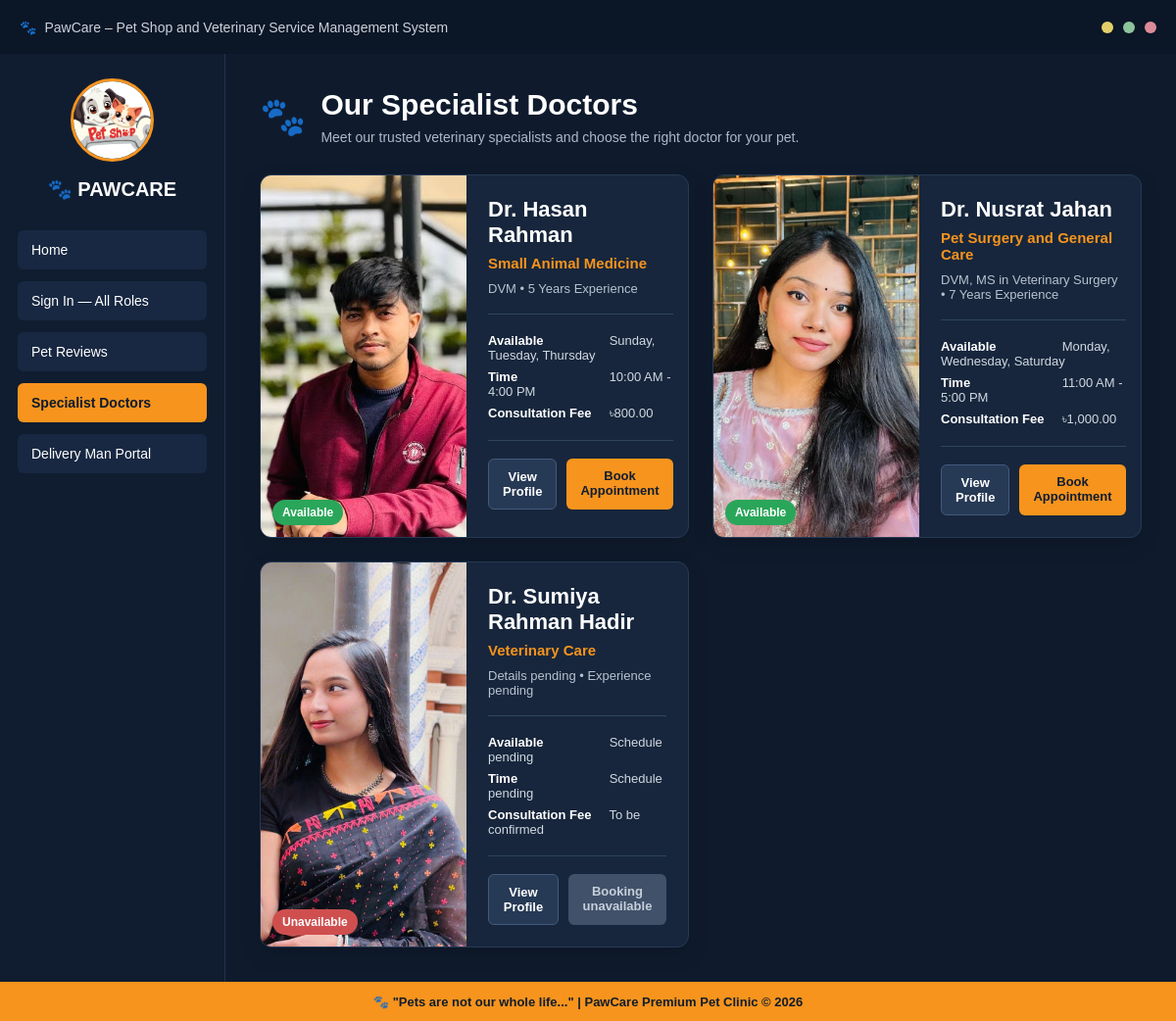
Screenshot of /index.php?page=specialist_doctors with the database file from the repository.
### tables this page shows
CREATE TABLE `doctors` (
  `doctor_id` int(11) NOT NULL,
  `user_id` int(11) NOT NULL,
  `specialization` varchar(100) NOT NULL,
  `qualification` varchar(150) DEFAULT NULL,
  `experience_years` int(11) DEFAULT 0,
  `consultation_fee` decimal(10,2) DEFAULT 0.00,
  `available_days` varchar(100) DEFAULT NULL,
  `available_time` varchar(100) DEFAULT NULL,
  `bio` text DEFAULT NULL,
  `status` enum('Available','Unavailable') DEFAULT 'Available',
  `created_at` timestamp NOT NULL DEFAULT current_timestamp(),
  `updated_at` timestamp NOT NULL DEFAULT current_timestamp() ON UPDATE current_timestamp()
);

CREATE TABLE `users` (
  `user_id` int(11) NOT NULL,
  `full_name` varchar(100) NOT NULL,
  `username` varchar(50) NOT NULL,
  `email` varchar(100) NOT NULL,
  `phone` varchar(20) DEFAULT NULL,
  `gender` enum('Male','Female','Other') DEFAULT NULL,
  `password` varchar(255) NOT NULL,
  `role` enum('admin','customer','doctor','delivery') NOT NULL,
  `profile_image` varchar(255) DEFAULT 'default.png',
  `address` text DEFAULT NULL,
  `status` enum('active','inactive') DEFAULT 'active',
  `created_at` timestamp NOT NULL DEFAULT current_timestamp(),
  `updated_at` timestamp NOT NULL DEFAULT current_timestamp() ON UPDATE current_timestamp()
);

### controllers/public_controller.php (called while the page is built, shortened)
<?php
require_once __DIR__ . '/../helpers/helpers.php';
require_once __DIR__ . '/../models/doctor_model.php';
function specialist_doctors_controller($conn) {
    $doctors = list_public_doctors($conn);
    require __DIR__ . '/../views/public/specialist_doctors.php';
}

### helpers/helpers.php (called while the page is built, shortened)
<?php
function route_url($page, $query = "") {
    $directory = str_replace("\\", "/", dirname($_SERVER["SCRIPT_NAME"]));
    $role = basename($directory);
    $url = rtrim($directory, "/") . "/index.php?page=" . urlencode($page);
    return $url;
}
function profile_image_file($filename) {
    $name = basename(str_replace('\\', '/', trim((string)$filename)));
    return $name;
}

### models/doctor_model.php (called while the page is built, shortened)
<?php
function list_public_doctors($conn) {
    $doctors = [];
    $sql = "SELECT d.doctor_id, d.specialization, d.qualification, d.experience_years, d.consultation_fee, d.available_days, d.available_time, d.bio, d.status, u.full_name, u.profile_image FROM doctors d JOIN users u ON d.user_id = u.user_id WHERE u.status = 'active' ORDER BY d.doctor_id ASC";
    $result = mysqli_query($conn, $sql);
    if ($result) {
        while ($row = mysqli_fetch_assoc($result)) {
            $doctors[] = $row;
        }
    }
    return $doctors;
}

### views/public/specialist_doctors.php (the view, shortened to what this page needs)
<!DOCTYPE html>
<html lang="en">
<head>
    <link rel="stylesheet" href="assets/css/style.css">
    <link rel="stylesheet" href="assets/css/specialist-doctors.css">
</head>
<body class="specialist-page">
<header class="top-bar">
    <div class="top-brand">
        <span class="brand-icon">🐾</span>
        <span>PawCare – Pet Shop and Veterinary Service Management System</span>
    </div>
    <div class="window-dots">
        <span></span>
        <span></span>
        <span></span>
    </div>
</header>
<main class="doctor-container">
    <aside class="doctor-sidebar">
        <div class="sidebar-brand">
            <img src="assets/images/petLogo.jpeg" alt="PawCare Logo" class="sidebar-logo">
            <h2>🐾 PAWCARE</h2>
        </div>
        <nav class="sidebar-menu">
            <a href="<?php echo htmlspecialchars(route_url("home")); ?>" class="menu-btn">Home</a>
            <a href="<?php echo htmlspecialchars(route_url("login")); ?>" class="menu-btn">
                Sign In — All Roles
            </a>
            <a href="<?php echo htmlspecialchars(route_url("pet_reviews")); ?>" class="menu-btn">
                Pet Reviews
            </a>
            <a href="<?php echo htmlspecialchars(route_url("specialist_doctors")); ?>" class="menu-btn active">
                Specialist Doctors
            </a>
            <a href="<?php echo htmlspecialchars(route_url("delivery/index")); ?>" class="menu-btn">
                Delivery Man Portal
            </a>
        </nav>
    </aside>
    <section class="doctor-content">
        <div class="doctor-heading">
            <span>🐾</span>
            <div>
                <h1>Our Specialist Doctors</h1>
                <p>Meet our trusted veterinary specialists and choose the right doctor for your pet.</p>
            </div>
        </div>
        <div class="doctor-grid">
            <?php if (!empty($doctors)): ?>
                <?php foreach ($doctors as $doctor): ?>
                    <?php
                    $profile_image = trim($doctor["profile_image"] ?? "");
                    ?>
                    <article class="doctor-card">
                        <div class="doctor-photo">
                            <img
                                src="assets/uploads/profiles/<?php echo htmlspecialchars(profile_image_file($profile_image)); ?>"
                                onerror="this.onerror=null; this.src='assets/uploads/profiles/default.svg';"
                                alt="<?php echo htmlspecialchars($doctor["full_name"]); ?>"
                            >
                            <span class="availability <?php echo strtolower($doctor["status"]); ?>">
                                <?php echo htmlspecialchars($doctor["status"]); ?>
                            </span>
                        </div>
                        <div class="doctor-info">
                            <h2>
                                <?php echo htmlspecialchars($doctor["full_name"]); ?>
                            </h2>
                            <h4>
                                <?php echo htmlspecialchars($doctor["specialization"]); ?>
                            </h4>
                            <p class="qualification">
                                <?php echo htmlspecialchars($doctor["qualification"]); ?>
                                •
                                <?php if ((int)$doctor["experience_years"] > 0): ?>
                                    <?php echo (int)$doctor["experience_years"]; ?> Years Experience
                                <?php else: ?>
                                    Experience pending
                                <?php endif; ?>
                            </p>
                            <div class="doctor-details">
                                <p>
                                    <strong>Available</strong>
                                    <?php echo htmlspecialchars($doctor["available_days"]); ?>
                                </p>
                                <p>
                                    <strong>Time</strong>
                                    <?php echo htmlspecialchars($doctor["available_time"]); ?>
                                </p>
                                <p>
                                    <strong>Consultation Fee</strong>
                                    <?php if ((float)$doctor["consultation_fee"] > 0): ?>
                                        ৳<?php echo number_format((float)$doctor["consultation_fee"], 2); ?>
                                    <?php else: ?>
                                        To be confirmed
                                    <?php endif; ?>
                                </p>
                            </div>
                            <div class="doctor-actions">
                                <a
                                    href="<?php echo htmlspecialchars(route_url("doctor_profile")); ?>&amp;doctor_id=<?php echo (int)$doctor["doctor_id"]; ?>"
                                    class="profile-btn">
                                    View Profile
                                </a>
                                <?php if ($doctor["status"] === "Available"): ?>
                                    <a
                                        href="<?php echo htmlspecialchars(route_url("book_appointment")); ?>&amp;doctor_id=<?php echo (int)$doctor["doctor_id"]; ?>"
                                        class="appointment-btn">
                                        Book Appointment
                                    </a>
                                <?php else: ?>
                                    <span class="appointment-btn is-disabled">Booking unavailable</span>
                                <?php endif; ?>
                            </div>
                        </div>
                    </article>
                <?php endforeach; ?>
            <?php endif; ?>
        </div>
    </section>
</main>
<footer class="doctor-footer">
    🐾 "Pets are not our whole life..." | PawCare Premium Pet Clinic © 2026
</footer>
</body>
</html>

### index.php (shortened to what this page needs)
<?php
$page = $_GET['page'] ?? 'home';
require_once __DIR__ . '/helpers/helpers.php';
require_once __DIR__ . '/controllers/home_controller.php';
require_once __DIR__ . '/controllers/public_controller.php';
switch ($page) {
    case 'specialist_doctors':
        specialist_doctors_controller($conn);
        break;
}

### assets/css/style.css (style rules this page uses)
* { margin: 0; padding: 0; box-sizing: border-box; }
body { font-family: Arial, sans-serif; }

### assets/css/specialist-doctors.css (style rules this page uses)
body.specialist-page { margin: 0; min-height: 100vh; background: #0f1b2d; color: #ffffff; font-family: Arial, sans-serif; }
.top-bar { height: 55px; background: #0b1626; color: #cbd2dc; display: flex; align-items: center; padding: 0 20px; box-sizing: border-box; }
.top-brand { display: flex; align-items: center; gap: 8px; font-size: 14px; }
.brand-icon { color: #f7941d; }
.window-dots { margin-left: auto; display: flex; gap: 10px; }
.window-dots span { width: 12px; height: 12px; border-radius: 50%; background: #e5cf69; }
.window-dots span:nth-child(2) { background: #8dc49b; }
.window-dots span:nth-child(3) { background: #dc8c98; }
.doctor-container { display: flex; min-height: calc(100vh - 95px); }
.doctor-sidebar { width: 230px; background: #101d30; border-right: 1px solid #22324b; padding: 25px 18px; box-sizing: border-box; }
.sidebar-brand { text-align: center; margin-bottom: 30px; }
.sidebar-logo { width: 85px; height: 85px; border-radius: 50%; object-fit: cover; border: 3px solid #f7941d; }
.sidebar-brand h2 { margin-top: 12px; font-size: 20px; color: #ffffff; }
.sidebar-menu { display: flex; flex-direction: column; gap: 12px; }
.menu-btn { text-decoration: none; color: #ffffff; background: #182842; padding: 12px 14px; border-radius: 6px; font-size: 14px; transition: 0.2s; }
.menu-btn.active { background: #f7941d; color: #0f1b2d; font-weight: bold; }
.doctor-content { flex: 1; padding: 35px; box-sizing: border-box; }
.doctor-heading { display: flex; align-items: center; gap: 15px; margin-bottom: 30px; }
.doctor-heading > span { font-size: 38px; }
.doctor-heading h1 { margin: 0; font-size: 30px; color: #ffffff; }
.doctor-heading p { margin: 8px 0 0; color: #aeb8c7; font-size: 14px; }
.doctor-grid { display: grid; grid-template-columns: repeat(2, minmax(0, 1fr)); gap: 24px; }
.doctor-card { background: #17263c; border: 1px solid #263955; border-radius: 12px; overflow: hidden; display: flex; min-height: 285px; box-shadow: 0 8px 20px rgba(0, 0, 0, 0.18); }
.doctor-photo { width: 210px; min-width: 210px; position: relative; background: #0e1a2b; }
.doctor-photo img { width: 100%; height: 100%; object-fit: cover; }
.availability { position: absolute; left: 12px; bottom: 12px; padding: 6px 10px; border-radius: 20px; font-size: 12px; font-weight: bold; }
.availability.available { background: #2aa65a; color: #ffffff; }
.availability.unavailable { background: #cf4f4f; color: #ffffff; }
.doctor-info { flex: 1; padding: 22px; }
.doctor-info h2 { margin: 0; font-size: 22px; color: #ffffff; }
.doctor-info h4 { margin: 7px 0 10px; color: #f7941d; font-size: 15px; }
.qualification { margin: 0 0 18px; color: #b8c2d0; font-size: 13px; }
.doctor-details { border-top: 1px solid #30445f; border-bottom: 1px solid #30445f; padding: 12px 0; margin-bottom: 18px; }
.doctor-details p { margin: 7px 0; color: #d1d8e2; font-size: 13px; }
.doctor-details strong { display: inline-block; width: 120px; color: #ffffff; }
.doctor-actions { display: flex; gap: 10px; }
.profile-btn, .appointment-btn { text-decoration: none; text-align: center; padding: 10px 14px; border-radius: 6px; font-size: 13px; font-weight: bold; }
.profile-btn { background: #263955; color: #ffffff; border: 1px solid #425b7d; }
.appointment-btn { background: #f7941d; color: #101d30; }
.appointment-btn.is-disabled, .appointment-btn.is-disabled:hover { background: #42516a; color: #c6cfdb; cursor: not-allowed; }
.doctor-footer { height: 40px; background: #f7941d; color: #111d2d; display: flex; align-items: center; justify-content: center; font-size: 13px; font-weight: bold; text-align: center; }

### rows the page displays
doctors: user.profile_image (picture), status "Available", user.full_name "Dr. Hasan Rahman", specialization "Small Animal Medicine", qualification "DVM", experience_years "5", available_days "Sunday, Tuesday, Thursday", available_time "10:00 AM - 4:00 PM", consultation_fee "800.00"
doctors: user.profile_image (picture), status "Available", user.full_name "Dr. Nusrat Jahan", specialization "Pet Surgery and General Care", qualification "DVM, MS in Veterinary Surgery", experience_years "7", available_days "Monday, Wednesday, Saturday", available_time "11:00 AM - 5:00 PM", consultation_fee "1,000.00"
doctors: user.profile_image (picture), status "Unavailable", user.full_name "Dr. Sumiya Rahman Hadir", specialization "Veterinary Care", qualification "Details pending", experience_years "Experience pending", available_days "Schedule pending", available_time "Schedule pending", consultation_fee "To be confirmed", shows "Booking unavailable"
